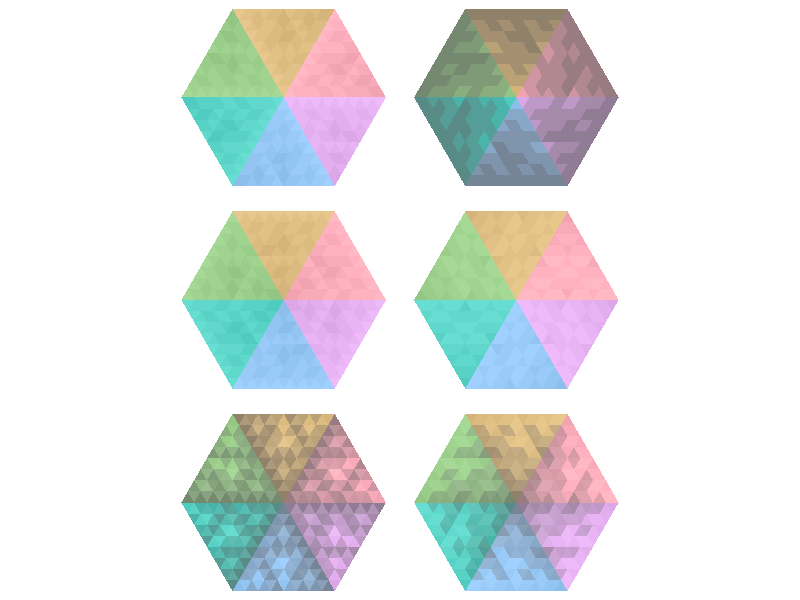
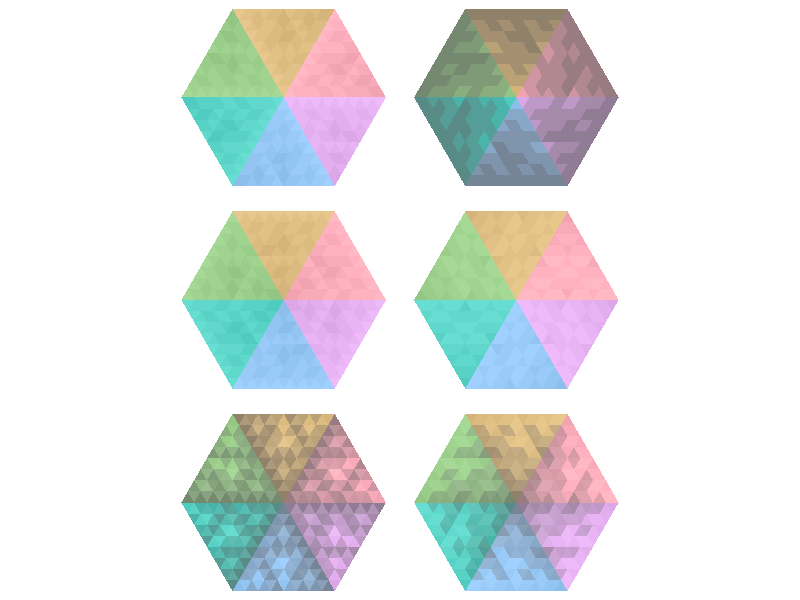

These charts were generated, in order, by the following R code:
#########################
# Triangle subdivision. #
#########################
set.seed(6)

library(dplyr)
library(tidyr)
library(colorspace)
library(ggplot2)
library(purrr)

change_color <- function(color, change) {
  if(change == -1) {
    darken(color)
  } else if(change == 0) {
    color
  } else {
    lighten(color)
  }
}

# Subdivide 
subdivide <- function(df, color_change, ...) {
  
  df_1 <- data.frame(x = c(df$x[1], 
                           (df$x[1] + df$x[2]) / 2, 
                           (df$x[1] + df$x[3]) / 2),
                     y = c(df$y[1], 
                           (df$y[1] + df$y[2]) / 2, 
                           (df$y[1] + df$y[3]) / 2),
                     id = df$id * 10 + 1,
                     color = df$color) %>%
    mutate(color = change_color(color, color_change[1]))
  
  df_2 <- data.frame(x = c((df$x[1] + df$x[2]) / 2,
                           df$x[2], 
                           (df$x[2] + df$x[3]) / 2),
                     y = c((df$y[1] + df$y[2]) / 2,
                           df$y[2], 
                           (df$y[2] + df$y[3]) / 2),
                     id = df$id * 10 + 2,
                     color = df$color) %>%
    mutate(color = change_color(color, color_change[2]))
  
  df_3 <- data.frame(x = c((df$x[1] + df$x[3]) / 2,
                           (df$x[2] + df$x[3]) / 2,
                           df$x[3]),
                     y = c((df$y[1] + df$y[3]) / 2,
                           (df$y[2] + df$y[3]) / 2,
                           df$y[3]),
                     id = df$id * 10 + 3,
                     color = df$color) %>%
    mutate(color = change_color(color, color_change[3]))
  
  df_4 <- data.frame(x = c((df$x[1] + df$x[2]) / 2,
                           (df$x[1] + df$x[3]) / 2,
                           (df$x[2] + df$x[3]) / 2),
                     y = c((df$y[1] + df$y[2]) / 2,
                           (df$y[1] + df$y[3]) / 2,
                           (df$y[2] + df$y[3]) / 2),
                     id = df$id * 10 + 4,
                     color = df$color) %>%
    mutate(color = change_color(color, color_change[4]))
  
  rbind(df_1, df_2, df_3, df_4)
}

# ----
color_change_full <- expand.grid(c(-1, 0, 1), c(-1, 0, 1), c(-1, 0, 1), c(-1, 0, 1))
color_change_sample <- color_change_full[sample(1:nrow(color_change_full), 6), ]

df_full <- data.frame(matrix(ncol = 5, nrow = 0))
colnames(df_full) <- c("x", "y", "id", "color", "hex")

for(i in 1:6){
  color_change <- color_change_sample[i, ]
  # Make hexagon ----
  theta <- seq(0, 300, by = 60) * pi/180
  
  center <- data.frame(x = rep(0, 6),
                       y = rep(0, 6),
                       id = seq(1, 6))
  
  df <- data.frame(x = cos(theta),
                   y = sin(theta)) %>%
    slice(c(seq(1, 6), seq(2, 6), 1)) %>%
    mutate(id = rep(seq(1, 6), 2)) %>%
    bind_rows(center) %>%
    mutate(color = hcl(h = (id - 1) * 60, c = 50, l = 75))
  
  df <- df %>%
    split(.$id) %>%
    map_dfr(~ subdivide(.x, color_change = color_change))
  
  df <- df %>%
    split(.$id) %>%
    map_dfr(~ subdivide(.x, color_change = color_change))
  
  df <- df %>%
    split(.$id) %>%
    map_dfr(~ subdivide(.x, color_change = color_change))
  
  df$hex <- i
  
  df_full <- rbind(df_full, df)
}
####----
ggplot(data = df_full,
       aes(x = x,
           y = y,
           group = id,
           fill = color)) +
  geom_polygon() +
  theme_void() +
  theme(legend.position = "none") +
  scale_fill_identity() +
  coord_equal() +
  facet_wrap(~ hex, nrow = 3) + 
  theme(
    strip.background = element_blank(),
    strip.text.x = element_blank()
  )

ggsave("JAN_06.png",
       width = 8,
       height = 8,
       units = "in")



